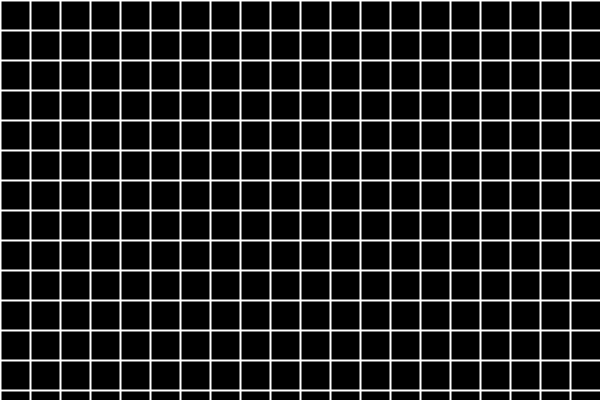
Frame 1 (no input)
Frame 60 (the mouse pressed at the canvas centre just before this capture): identical to frame 1, image omitted
Frame 120 (the mouse held since frame 60 and released just before this capture): identical to frame 1, image omitted

The Processing sketch that drew this single still picture (run headless with seeded random() and noise(); from frame 60 on, the mouse is pressed at the canvas centre):

// Processing sketch: for_loops
// ── for_loops.pde

float spacing = 30;

void setup(){
  size(600,400);
}

void draw(){

  background(0);
  
  stroke(255);
  strokeWeight(2);
  
  //comparison of for loop and while loop
  
  for(float x = 0; x < width; x = x + spacing){
  line(x, 0, x, height);
  } //not order not as clear
  
 
  float y = 0;
  while (y < height) {
   line(0, y, width, y); 
   y = y + spacing; 
  }
}
